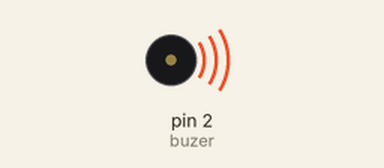
Bench run of a sketch on a simulated Arduino Uno, built with avr-gcc and run on an emulated ATmega328P. Shown: buzzer (waves = sounding, pin HIGH).

Above: at 0.1 s.
At 2.7 s:
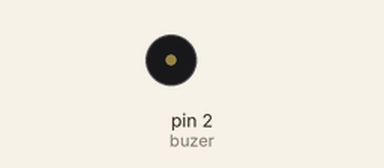
Timing chart, 0 to 6.8 s (numbered marks = the images above):
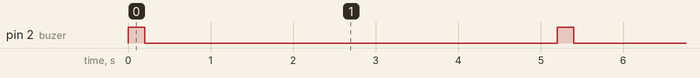

Measured:
- by itself, pin 2 (buzer): alternates HIGH for 0.20 s and LOW for 5.0 s

The sketch:

buzer_cod.ino
```cpp
int buzer = 2;

void setup() {
  pinMode(buzer,OUTPUT);
}

void loop() {
  digitalWrite(buzer,1);
  delay(200);
  digitalWrite(buzer,0);
  delay(5000);

}
```
